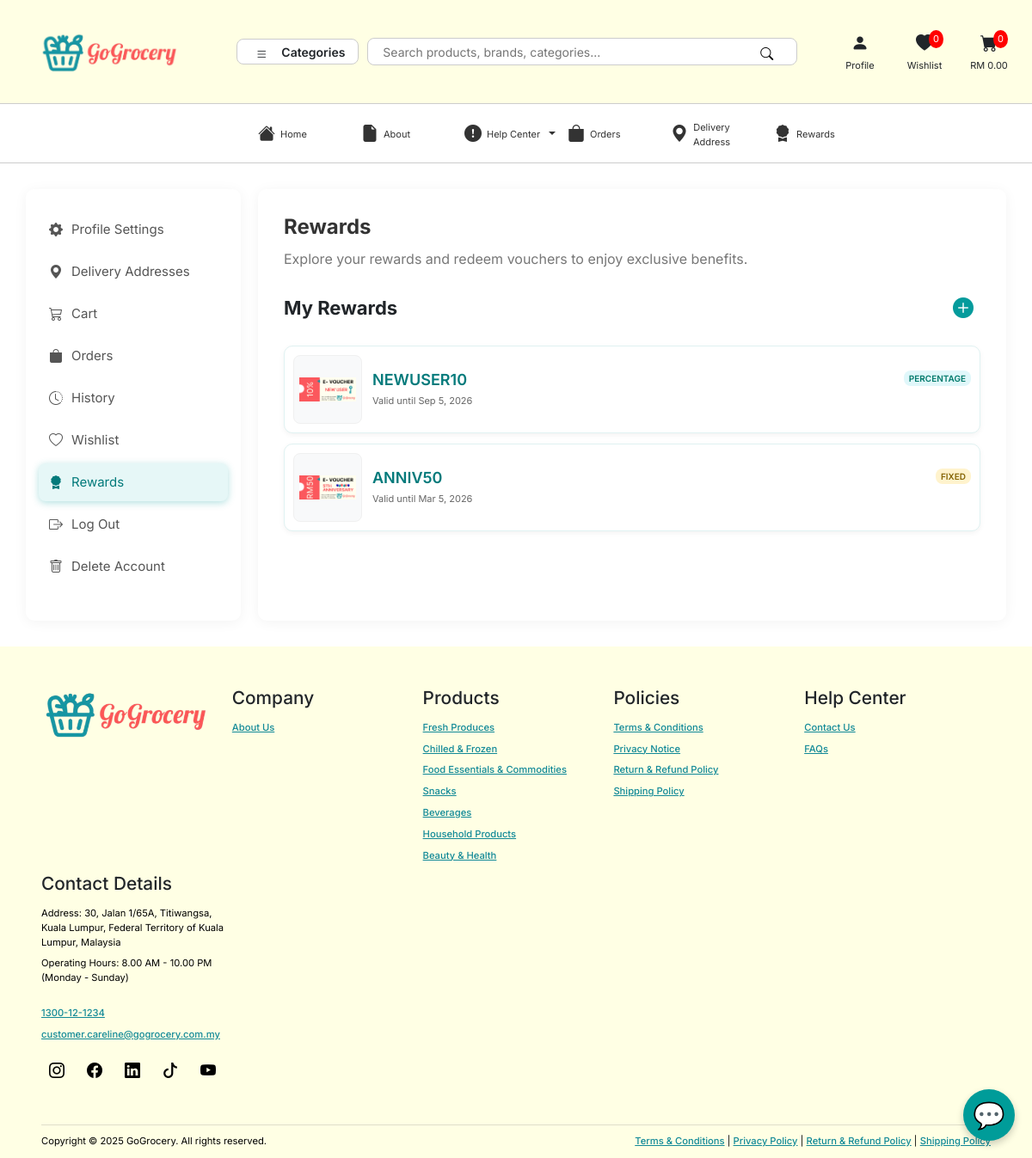
/profile/reward/index.php (signed in), run on the app's committed database.
### tables this page shows
CREATE TABLE IF NOT EXISTS vouchers (
  voucher_id INT UNSIGNED AUTO_INCREMENT PRIMARY KEY,
  voucher_name VARCHAR(100) NOT NULL UNIQUE,   
  description VARCHAR(255) NOT NULL,
  terms_conditions TEXT NOT NULL,             
  voucher_image_url VARCHAR(500) NOT NULL, 
  discount_type ENUM('PERCENT','FIXED') NOT NULL,
  discount_value DECIMAL(10,2) NOT NULL,
  min_subtotal DECIMAL(10,2) DEFAULT 0.00,    
  start_date TIMESTAMP NOT NULL,
  end_date TIMESTAMP NOT NULL,
  all_user_limit INT UNSIGNED DEFAULT NULL,   
  created_at TIMESTAMP NOT NULL DEFAULT CURRENT_TIMESTAMP
);

### profile/reward/index.php (the view, shortened to what this page needs)
<?php
if (isset($_SESSION['user_id'])) {
    $user_id = $_SESSION['user_id'];
} else {
    echo "You are not logged in!";
}
?>
<?php
include(__DIR__ . '/../../connect_db.php');
$errorMsg = null;
$rewardStmt = $conn->prepare("
    SELECT v.voucher_id, v.voucher_name, v.description, v.terms_conditions,
           v.voucher_image_url, v.discount_type, v.discount_value,
           v.min_subtotal, v.start_date, v.end_date
    FROM user_vouchers uv
    JOIN vouchers v ON uv.voucher_id = v.voucher_id
    WHERE uv.user_id = ?
      AND uv.isUsed = FALSE
      AND NOW() BETWEEN v.start_date AND v.end_date
");
$rewardStmt->bind_param("i", $user_id);
if ($rewardStmt->execute()) {
    $rewardResult = $rewardStmt->get_result();
    $rewardList = [];
    while ($reward = $rewardResult->fetch_assoc()) {
        $rewardList[] = $reward;
    }
} else {
    $errorMsg = $rewardStmt->error;
}
?>
<?php
include __DIR__ . '../../../livechat/chat_UI.php';
?>
<!DOCTYPE html>
<html>
    <head>
        <link href="https://cdn.jsdelivr.net/npm/bootstrap-icons/font/bootstrap-icons.css" rel="stylesheet">
        <link href="https://cdn.jsdelivr.net/npm/bootstrap@5.3.0/dist/css/bootstrap.min.css" rel="stylesheet">
        <link rel="stylesheet" href="https://cdn.jsdelivr.net/npm/bootstrap-icons@1.11.3/font/bootstrap-icons.css">
        <link rel="stylesheet" href="../../css/profile_styles.css">
        <link rel="stylesheet" href="../../css/cart_styles.css">
        <link rel="stylesheet" href="../../css/reward_styles.css">
        <link rel="stylesheet" href="../../css/header_styles.css">
        <link rel="stylesheet" href="../../css/footer_styles.css">
        <link rel="stylesheet" href="../../css/livechat_styles.css">
    </head>
    <body>
        <header><?php include("../../header.php") ?></header>
        <div class="main-container">
            <div id="profileSettingSideBar">
                <ul class="menu-items">
                    <li><a href="../settings/index.php"><i class="bi bi-gear-fill"></i> Profile Settings</a></li>
                    <li><a href="../deliveryAddress/index.php"><i class="bi bi-geo-alt-fill"></i> Delivery Addresses</a></li>
                    <li><a href="../cart/index.php"><i class="bi bi-cart3"></i> Cart</a></li>
                    <li><a href="../order/index.php"><i class="bi bi-bag-fill"></i> Orders</a></li>
                    <li><a href="../history/index.php"><i class="bi bi-clock-history"></i> History</a></li>
                    <li><a href="../wishlist/index.php"><i class="bi bi-heart"></i> Wishlist</a></li>
                    <li><a href="../reward/index.php" class="active"><i class="bi bi-award-fill"></i> Rewards</a></li>
                    <li><a href="../../auth/logout.php"><i class="bi bi-box-arrow-right"></i> Log Out</a></li>
                    <li><a href="../../auth/delete_account.php"><i class="bi bi-trash"></i> Delete Account</a></li>
                </ul>
            </div>
            <div id="profileContent">
                <div class="content-header">
                    <h1 style="text-align: left;">Rewards</h1>
                    <p>Explore your rewards and redeem vouchers to enjoy exclusive benefits.</p>
                </div>
                <div class="content">
                    <div class="reward-header">
                        <h2>My Rewards</h2>
                        <a href="addVoucher.php"><i class="bi bi-plus-circle-fill"></i></a>
                    </div>
                    <?php if (!empty($errorMsg)): ?>
                        <p class="errMessage">Error occurred when claiming voucher. Please try again.</p>
                        <pre class="errMessage"><?php echo htmlspecialchars($errorMsg); ?></pre>
                    <?php elseif (count($rewardList) === 0): ?>
                        <p class="tips">No voucher record found</p>
                    <?php else: ?>
                        <br/>
                    <?php endif; ?>
                    <?php foreach ($rewardList as $voucher): ?>
                        <a href="rewardDetails.php?id=<?php echo $voucher['voucher_id'] ?>" class="cardLink">
                            <div class="voucher-card">
                                <img class="voucher-image"
                                    src="../<?php echo htmlspecialchars(ltrim($voucher['voucher_image_url'], '/')); ?>" alt="Voucher Image"
                                    alt="Voucher Image">
                                <div class="voucher-content">
                                    <div class="voucher-header">
                                        <p class="voucher-title">
                                            <?php echo htmlspecialchars($voucher['voucher_name']); ?>
                                        </p>
                                        <p class="badge <?php echo htmlspecialchars($voucher['discount_type']); ?>">
                                            <?php echo $voucher['discount_type'] == 'PERCENT' ? 'Percentage' : 'Fixed'; ?>
                                        </p>
                                    </div>
                                    <p class="voucher-valid">
                                        Valid until <?php echo htmlspecialchars(date('M j, Y', strtotime($voucher['end_date']))); ?>
                                    </p>
                                </div>
                            </div>
                        </a>
                    <?php endforeach; ?>
                </div>
            </div>
        </div>
        <footer><?php include("../../footer.php") ?> </footer>
    </body>
</html>

### css/profile_styles.css (style rules this page uses)
.main-container { display: flex; max-width: 1200px; margin: 30px auto; gap: 30px; }
#profileSettingSideBar { flex: 0 0 280px; background-color: #fff; border-radius: 10px; box-shadow: 0 2px 15px rgba(0, 0, 0, 0.05); padding: 25px 0; }
.menu-items { list-style: none; padding: 0 15px; }
.menu-items li { margin-bottom: 5px; }
.menu-items a { display: flex; align-items: center; padding: 12px 15px; text-decoration: none; color: #555; border-radius: 8px; transition: all 0.3s; }
.menu-items a:hover, .menu-items a.active { background-color: #e6f7f7; color: #037a7b; box-shadow: 0 2px 8px rgba(4, 155, 156, 0.3); }
.menu-items a i { margin-right: 12px; font-size: 18px; }
#profileContent { flex: 1; background-color: #fff; border-radius: 10px; box-shadow: 0 2px 15px rgba(0, 0, 0, 0.05); padding: 30px; }
.content-header { margin-bottom: 25px; }
body #profileContent .content-header h1 { font-size: 24px; color: #333; margin-bottom: 10px; font-weight: bold; text-align: left !important; }
#profileContent .content-header p { color: #777; }
#profileContent .content h2 { font-size: 22px; font-weight: bold; }
.cardLink { text-decoration: none; color: inherit; display: block; transition: all 0.3s ease; }
@media (max-width: 1200px) { .main-container { max-width: 95%; gap: 20px; } }
@media (max-width: 1200px) { .content-header h1 { font-size: 22px; } }
@media (max-width: 1200px) { .content h2 { font-size: 20px; } }
@media (max-width: 1200px) { #profileSettingSideBar { flex: 0 0 250px; } }
@media (max-width: 1200px) { .menu-items a { padding: 10px 12px; font-size: 15px; } }
@media (max-width: 1200px) { .menu-items a i { font-size: 16px; margin-right: 10px; } }

### css/reward_styles.css (style rules this page uses)
.voucher-card { display: flex; align-items: center; background: #fff; border: 1px solid #e0f2f2; border-radius: 10px; padding: 12px; margin-bottom: 12px; box-shadow: 0 2px 6px rgba(0,0,0,0.05); transition: all 0.2s ease; position: relative; padding: 10px; }
.voucher-card p { margin: 0px; }
.reward-header { display: flex; justify-content: space-between; align-items: center; }
.reward-header h2 { margin: 0; }
.reward-header i { font-size: 1.5rem; color: #049b9c; display: inline-flex; align-items: center; justify-content: center; width: 40px; height: 40px; border-radius: 50%; background-color: #fff; transition: color 0.3s, box-shadow 0.2s ease; position: relative; cursor: pointer; }
.reward-header i::after { content: "Redeem vouchers"; position: absolute; bottom: 110%; left: 50%; transform: translateX(-50%); background-color: #333; color: #fff; padding: 6px 10px; border-radius: 4px; font-size: 12px; white-space: nowrap; opacity: 0; pointer-events: none; transition: opacity 0.2s, transform 0.2s; }
.voucher-image { width: 80px; height: 80px; object-fit: contain; border-radius: 8px; border: 1px solid #f0f0f0; margin-right: 12px; background: #f8f9fa; padding: 6px; }
.voucher-content { flex: 1; display: flex; flex-direction: column; justify-content: space-between; }
.voucher-header { display: flex; justify-content: space-between; align-items: flex-start; margin-bottom: 6px; }
.voucher-title { font-size: 18px; font-weight: 600; color: #037a7b; margin: 0; line-height: 1.2; }
.badge { font-size: 10px; font-weight: 600; padding: 4px 6px; border-radius: 8px; text-transform: uppercase; }
.badge.PERCENT { background: #e0f7fa; color: #00796b; }
.badge.FIXED { background: #fff3cd; color: #856404; }
.voucher-valid { font-size: 11px; color: #666; margin: 0; }

### css/footer_styles.css (style rules this page uses)
footer { background-color: #FFFFE4 !important; padding: 1.5rem 1.5rem 0.1rem; margin: 0; }

### css/styles.css (style rules this page uses)
body { font-family: 'Inter', sans-serif; font-size: 16px; margin: 0; padding: 0; background: #ffffff; }
h1 { text-align: center; margin-bottom: 20px; color: #009c99; }
a { text-decoration: none; color: inherit; }

### data on the page
vouchers: voucher_image_url (picture), voucher_name "NEWUSER10", discount_type "PERCENTAGE", end_date "Sep 5, 2026"
vouchers: voucher_image_url (picture), voucher_name "ANNIV50", discount_type "FIXED", end_date "Mar 5, 2026"

### other printed values
$wishlist_count "0"
$cart_count "0"
$cart_total "0.00"
